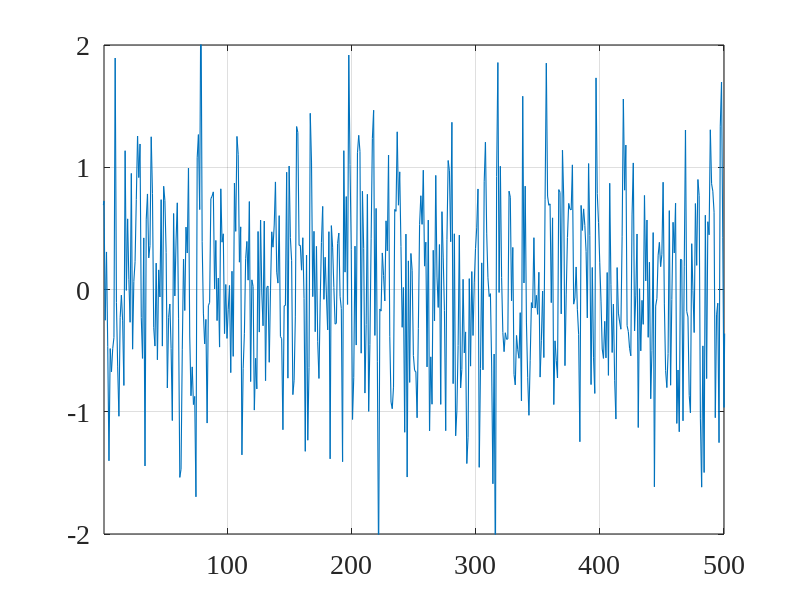
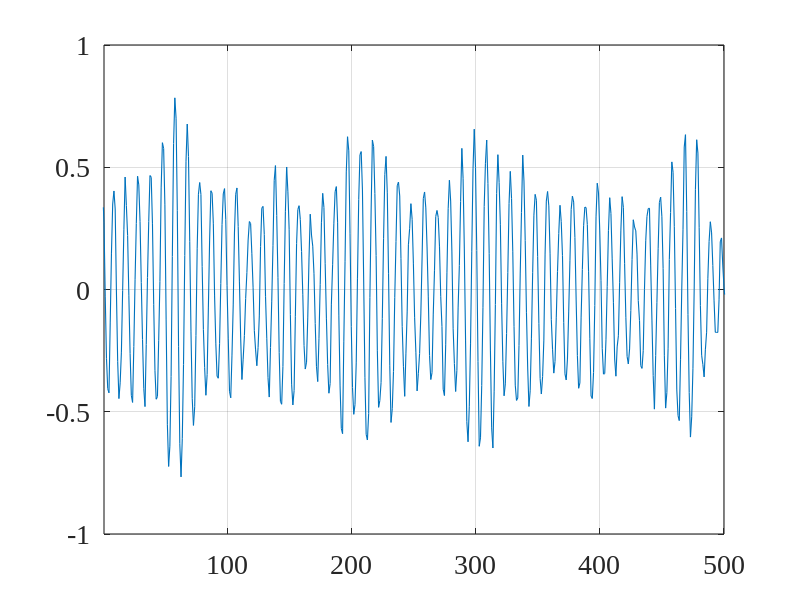
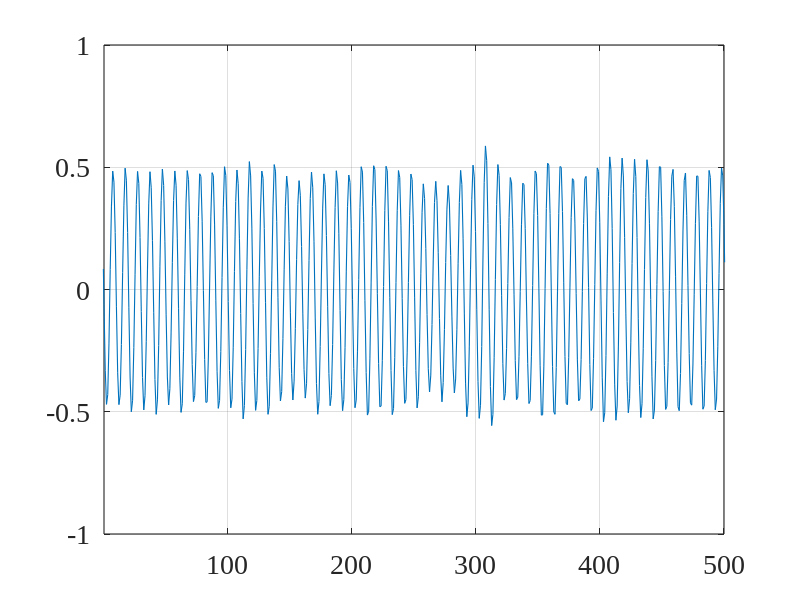
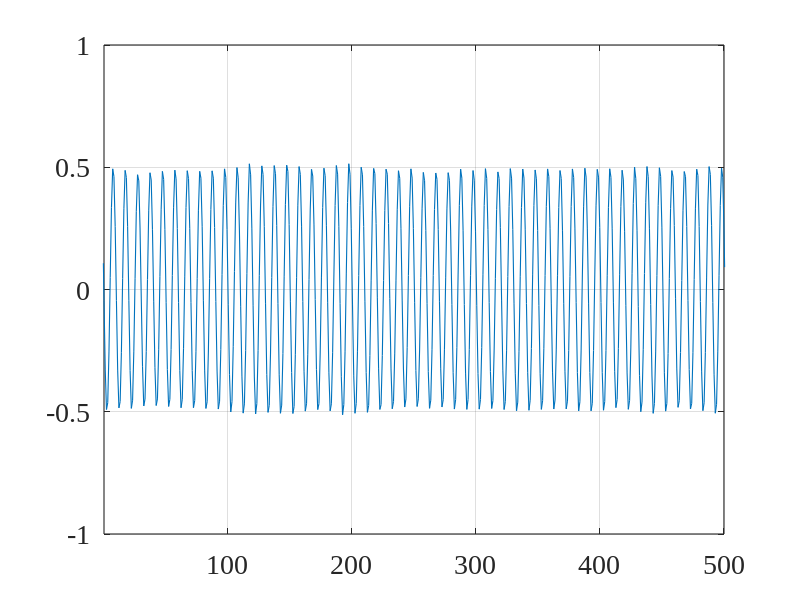

Write the MATLAB code that produced these figures, in order.
close all; clc; clear all;
linewd = 0.8;
hcfontsize = 20;
MarkerSize=9;

A0=0.5;
f0=0.1;
L=30;

t=(0:550)';
x=A0*cos(2*pi*f0*t+pi/3);

M=1; % Number of sensors
[t1,t2]=meshgrid(1:L,1:L);
Rx1=0.5*A0^2*cos(2*pi*f0*(t1-t2));

Rvw=0.01*eye(L*M);
Rvi=eye(L*M);
for m1=0:M-1
    for m2=0:M-1
        if L>abs(m2-m1)
            Rvi((m1*L+1):(m1*L+L),(m2*L+1):(m2*L+L))=diag(ones(L-abs(m2-m1),1),m1-m2);
        end
    end
end
Rv0=Rvi+Rvw;
Rx=kron(ones(M),Rx1);

iSNR_dB=-5;
iSNR=10^(iSNR_dB/10);

sigma_i2=A0^2/2/(1.01*iSNR);
Rv=sigma_i2*Rv0;
Ry=Rx+Rv;

I_i=[eye(L) zeros(L,(M-1)*L)];
hW=I_i*Rx/Ry;

vw=(sigma_i2/100)^0.5*randn(length(t),M);
vi0=sigma_i2^0.5*randn(length(t),1);
vi=hankel(vi0,[vi0(end) zeros(1,M-1)]);
y=x*ones(1,M)+vw+vi;

Y=zeros(M*L,length(t));
for k=1:length(t)-L
    Y(:,k)=reshape(y(k:(k+L-1),:),L*M,1);
end
Z=hW*Y;
z=Z(1,:);

xx=x*ones(1,M);
X=zeros(M*L,length(t));
for k=1:length(t)-L
    X(:,k)=reshape(xx(k:(k+L-1),:),L*M,1);
end
V=zeros(M*L,length(t));
for k=1:length(t)-L
    V(:,k)=reshape(vw(k:(k+L-1),:)+vi(k:(k+L-1),:),L*M,1);
end

figure
plot(t,y(:,1),'linewidth',linewd);
set(gca, 'Color', [1, 1, 1]);
set(gca, 'FontName', 'Times New Roman');
set(gca, 'FontSize', hcfontsize);
set(gca, 'LineWidth', linewd);
set(gca,'XLim',[1 500]);
set(gca,'YLim',[-2 2]);
box on; grid on;

figure
plot(t,z,'linewidth',linewd);
set(gca, 'Color', [1, 1, 1]); 
set(gca, 'FontName', 'Times New Roman');
set(gca, 'FontSize', hcfontsize);
set(gca, 'LineWidth', linewd); 
set(gca,'XLim',[1 500]);
set(gca,'YLim',[-1 1]);
box on; grid on;

M=2; % Number of sensors
[t1,t2]=meshgrid(1:L,1:L);
Rx1=0.5*A0^2*cos(2*pi*f0*(t1-t2));

Rvw=0.01*eye(L*M);
Rvi=eye(L*M);
for m1=0:M-1
    for m2=0:M-1
        if L>abs(m2-m1)
            Rvi((m1*L+1):(m1*L+L),(m2*L+1):(m2*L+L))=diag(ones(L-abs(m2-m1),1),m1-m2);
        end
    end
end
Rv0=Rvi+Rvw;
Rx=kron(ones(M),Rx1);

iSNR_dB=-5;
iSNR=10^(iSNR_dB/10);

sigma_i2=A0^2/2/(1.01*iSNR);
Rv=sigma_i2*Rv0;
Ry=Rx+Rv;

I_i=[eye(L) zeros(L,(M-1)*L)];
hW=I_i*Rx/Ry;

vw=(sigma_i2/100)^0.5*randn(length(t),M);
vi0=sigma_i2^0.5*randn(length(t),1);
vi=hankel(vi0,[vi0(end) zeros(1,M-1)]);
y=x*ones(1,M)+vw+vi;

Y=zeros(M*L,length(t));
for k=1:length(t)-L
    Y(:,k)=reshape(y(k:(k+L-1),:),L*M,1);
end
Z=hW*Y;
z=Z(1,:);

xx=x*ones(1,M);
X=zeros(M*L,length(t));
for k=1:length(t)-L
    X(:,k)=reshape(xx(k:(k+L-1),:),L*M,1);
end
V=zeros(M*L,length(t));
for k=1:length(t)-L
    V(:,k)=reshape(vw(k:(k+L-1),:)+vi(k:(k+L-1),:),L*M,1);
end

figure
plot(t,z,'linewidth',linewd);
set(gca, 'Color', [1, 1, 1]); 
set(gca, 'FontName', 'Times New Roman');
set(gca, 'FontSize', hcfontsize);
set(gca, 'LineWidth', linewd); 
set(gca,'XLim',[1 500]);
set(gca,'YLim',[-1 1]);
box on; grid on;

M=5; % Number of sensors
[t1,t2]=meshgrid(1:L,1:L);
Rx1=0.5*A0^2*cos(2*pi*f0*(t1-t2));

Rvw=0.01*eye(L*M);
Rvi=eye(L*M);
for m1=0:M-1
    for m2=0:M-1
        if L>abs(m2-m1)
            Rvi((m1*L+1):(m1*L+L),(m2*L+1):(m2*L+L))=diag(ones(L-abs(m2-m1),1),m1-m2);
        end
    end
end
Rv0=Rvi+Rvw;
Rx=kron(ones(M),Rx1);

iSNR_dB=-5;
iSNR=10^(iSNR_dB/10);

sigma_i2=A0^2/2/(1.01*iSNR);
Rv=sigma_i2*Rv0;
Ry=Rx+Rv;

I_i=[eye(L) zeros(L,(M-1)*L)];
hW=I_i*Rx/Ry;

vw=(sigma_i2/100)^0.5*randn(length(t),M);
vi0=sigma_i2^0.5*randn(length(t),1);
vi=hankel(vi0,[vi0(end) zeros(1,M-1)]);
y=x*ones(1,M)+vw+vi;

Y=zeros(M*L,length(t));
for k=1:length(t)-L
    Y(:,k)=reshape(y(k:(k+L-1),:),L*M,1);
end
Z=hW*Y;
z=Z(1,:);

xx=x*ones(1,M);
X=zeros(M*L,length(t));
for k=1:length(t)-L
    X(:,k)=reshape(xx(k:(k+L-1),:),L*M,1);
end
V=zeros(M*L,length(t));
for k=1:length(t)-L
    V(:,k)=reshape(vw(k:(k+L-1),:)+vi(k:(k+L-1),:),L*M,1);
end

figure
plot(t,z,'linewidth',linewd);
set(gca, 'Color', [1, 1, 1]); 
set(gca, 'FontName', 'Times New Roman');
set(gca, 'FontSize', hcfontsize);
set(gca, 'LineWidth', linewd); 
set(gca,'XLim',[1 500]);
set(gca,'YLim',[-1 1]);
box on; grid on;
